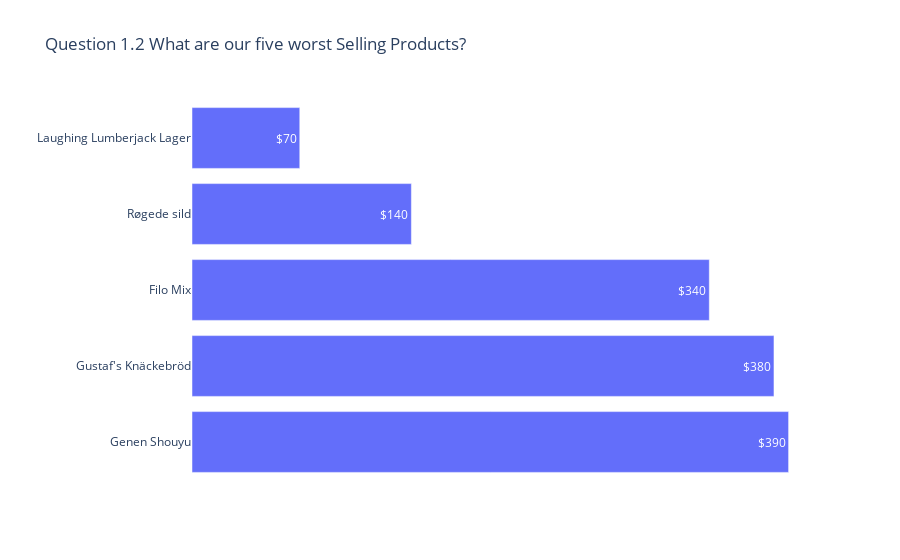

Here is the notebook cell this chart was saved with:
### Code cell
fig = px.bar(df_bot5,             
             x='Sales', 
             y='ProductName',
             text='Sales',
             template='plotly_white',
             orientation='h',
             title='Question 1.2 What are our five worst Selling Products?')

fig.update_traces(textposition='auto', 
                  #texttemplate='%{text:$,.1f}'    # This displays exact number with $ and commas
                  texttemplate='%{text:$.2s}'      # This displays two significant digits with $ 
                  #texttemplate='%{text:$.3s}'      # This displays three significant digits with $  
                 )
    
fig.update_xaxes(showgrid=False,  
                 title_text='',  # Not showing an x axis label because it's clear that this is year
                 #tickformat='f0',
                 #tick0=0, 
                 dtick=1,
                 showticklabels=False,
                 showline=False,
                 zeroline=False
                )

# y axis
fig.update_yaxes(showgrid=False, 
                 title_text='',
                 tick0=0,      #NOTE:  This is not working as I would expect!
                 dtick=0,
                 #range=[0],
                 #tickformat='% {text:.1%}',
                 showticklabels=True,
                 #showline=False,
                 #zeroline=False
                 )

fig.show()

### Figure 1 — Plotly figure (JSON) as saved in the notebook; plotly's stock layout.template omitted (floating-point values rounded to 4 significant figures)
{"data": [{"alignmentgroup": "True", "hovertemplate": "Sales=%{text}<br>ProductName=%{y}<extra></extra>", "legendgroup": "", "marker": {"color": "#636efa"}, "name": "", "offsetgroup": "", "orientation": "h", "showlegend": false, "text": [387.5, 378, 336, 142.5, 70], "textposition": "auto", "texttemplate": "%{text:$.2s}", "type": "bar", "x": [387.5, 378, 336, 142.5, 70], "xaxis": "x", "y": ["Genen Shouyu", "Gustaf's Knäckebröd", "Filo Mix", "Røgede sild", "Laughing Lumberjack Lager"], "yaxis": "y"}], "layout": {"autosize": true, "barmode": "relative", "legend": {"tracegroupgap": 0}, "title": {"text": "Question 1.2 What are our five worst Selling Products?"}, "xaxis": {"anchor": "y", "autorange": true, "domain": [0, 1], "dtick": 1, "range": [0, 407.9], "showgrid": false, "showline": false, "showticklabels": false, "title": {"text": ""}, "type": "linear", "zeroline": false}, "yaxis": {"anchor": "x", "autorange": true, "domain": [0, 1], "dtick": 0, "range": [-0.5, 4.5], "showgrid": false, "showticklabels": true, "tick0": 0, "title": {"text": ""}, "type": "category"}}}
